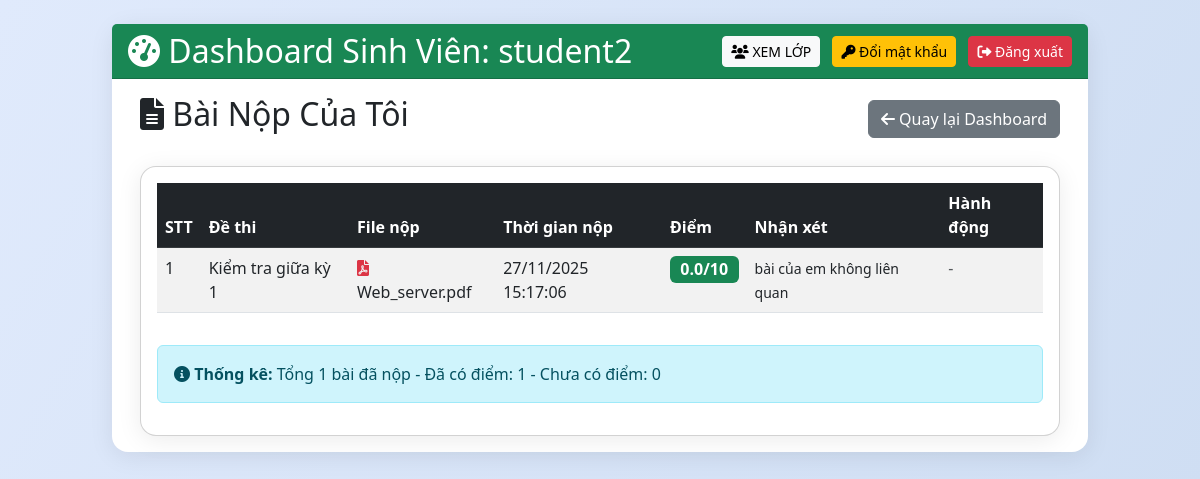
Page /student/my_submissions (signed in) on the earlier database version.
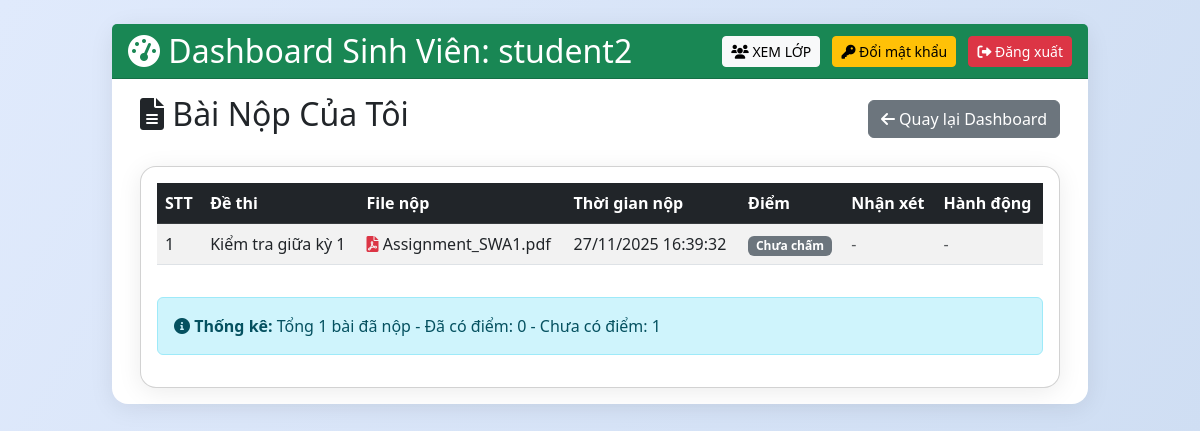
Same page on the later database version.
### tables this page shows
CREATE TABLE submissions
             (id INTEGER PRIMARY KEY AUTOINCREMENT, exam_id INTEGER, student_id INTEGER, submission_file TEXT, submission_time TEXT, status TEXT DEFAULT 'submitted', encrypted_file BLOB, encrypted_aes_key BLOB, file_hash TEXT, score REAL, teacher_note TEXT, graded_time TEXT, filename TEXT, enc_path TEXT);

CREATE TABLE exams (
            id INTEGER PRIMARY KEY AUTOINCREMENT,
            filename TEXT,
            enc_path TEXT,
            release_time TEXT,
            expire_time TEXT,
            teacher_id INTEGER,
            ten_de TEXT,
            encrypted_aes_key BLOB,
            signature BLOB,
            file_hash TEXT,
            allowed_students TEXT
        , aes_key BLOB, pin_code TEXT, auth_mode TEXT DEFAULT 'both', allowed_groups TEXT);

### app.py (the view)
@app.route('/student/my_submissions')
@login_required
def student_submissions():
    if current_user.role != 'student':
        return redirect('/dashboard')
    submissions = c.execute("""
        SELECT s.id, e.ten_de, s.filename, s.submission_time, s.score, s.teacher_note, s.graded_time, e.id as exam_id
        FROM submissions s
        JOIN exams e ON s.exam_id = e.id
        WHERE s.student_id = ?
        ORDER BY s.submission_time DESC
    """, (current_user.id,)).fetchall()
    return render_template('student_submissions.html', submissions=submissions)

### app.py (called while the page is built)
@login_manager.user_loader
def load_user(uid):
    row = c.execute("SELECT id, username, role, email FROM users WHERE id=?",(uid,)).fetchone()
    return User(*row) if row else None

def parse_datetime(datetime_str):
    if not datetime_str:
        return None
    try:
        return datetime.datetime.fromisoformat(datetime_str)
    except:
        try:
            return datetime.datetime.strptime(datetime_str, '%Y-%m-%dT%H:%M')
        except:
            try:
                return datetime.datetime.strptime(datetime_str, '%Y-%m-%dT%H:%M:%S')
            except:
                try:
                    return datetime.datetime.strptime(datetime_str, '%Y-%m-%d %H:%M:%S')
                except:
                    try:
                        return datetime.datetime.strptime(datetime_str, '%Y-%m-%d %H:%M')
                    except:
                        return datetime.datetime.now()

@app.template_filter('format_datetime')
def format_datetime_filter(datetime_str):
    if not datetime_str:
        return ''
    try:
        dt = parse_datetime(datetime_str)
        if dt:
            return dt.strftime('%d/%m/%Y %H:%M:%S')
    except:
        pass
    return datetime_str

### templates/student_submissions.html (shortened to what this page needs)
{% extends "base.html" %}
{% block content %}
<div class="container">
    <div class="d-flex justify-content-between align-items-center mb-4">
        <h2><i class="fas fa-file-alt"></i> Bài Nộp Của Tôi</h2>
        <a href="/dashboard" class="btn btn-secondary">
            <i class="fas fa-arrow-left"></i> Quay lại Dashboard
        </a>
    </div>
    {% if submissions %}
    <div class="card">
        <div class="card-body">
            <div class="table-responsive">
                <table class="table table-striped table-hover">
                    <thead class="table-dark">
                        <tr>
                            <th>STT</th>
                            <th>Đề thi</th>
                            <th>File nộp</th>
                            <th>Thời gian nộp</th>
                            <th>Điểm</th>
                            <th>Nhận xét</th>
                            <th>Hành động</th>
                        </tr>
                    </thead>
                    <tbody>
                        {% for sub in submissions %}
                        <tr>
                            <td>{{ loop.index }}</td>
                            <td>{{ sub[1] }}</td>
                            <td><i class="fas fa-file-pdf text-danger"></i> {{ sub[2] }}</td>
                            <td>{{ sub[3] | format_datetime }}</td>
                            <td>
                                {% if sub[4] is not none %}
                                <span class="badge bg-success fs-6">{{ sub[4] }}/10</span>
                                {% else %}
                                <span class="badge bg-secondary">Chưa chấm</span>
                                {% endif %}
                            </td>
                            <td>
                                {% if sub[5] %}
                                <small>{{ sub[5] }}</small>
                                {% else %}
                                <span class="text-muted">-</span>
                                {% endif %}
                            </td>
                            <td>
                                <span class="text-muted">-</span>
                            </td>
                        </tr>
                        {% endfor %}
                    </tbody>
                </table>
            </div>
            <div class="alert alert-info mt-3">
                <i class="fas fa-info-circle"></i> <strong>Thống kê:</strong>
                Tổng {{ submissions|length }} bài đã nộp
                {% set graded = submissions|selectattr('4', 'ne', none)|list|length %}
                - Đã có điểm: {{ graded }}
                - Chưa có điểm: {{ submissions|length - graded }}
            </div>
        </div>
    </div>
    {% else %}
    <div class="alert alert-warning">
        <i class="fas fa-inbox"></i> Bạn chưa nộp bài nào.
    </div>
    {% endif %}
</div>
{% endblock %}

Differences in the rows shown:
changed submissions "Kiểm tra giữa kỳ 1": filename "Web_server.pdf" → "Assignment_SWA1.pdf"; submission_time "27/11/2025 15:17:06" → "27/11/2025 16:39:32"; score "0.0" → (not shown); teacher_note "bài của em không liên quan" → (not shown); now shows "Chưa chấm -"
Other differences:
{{ graded }}: "1" → "0"
{{ submissions|length - graded }}: "0" → "1"
